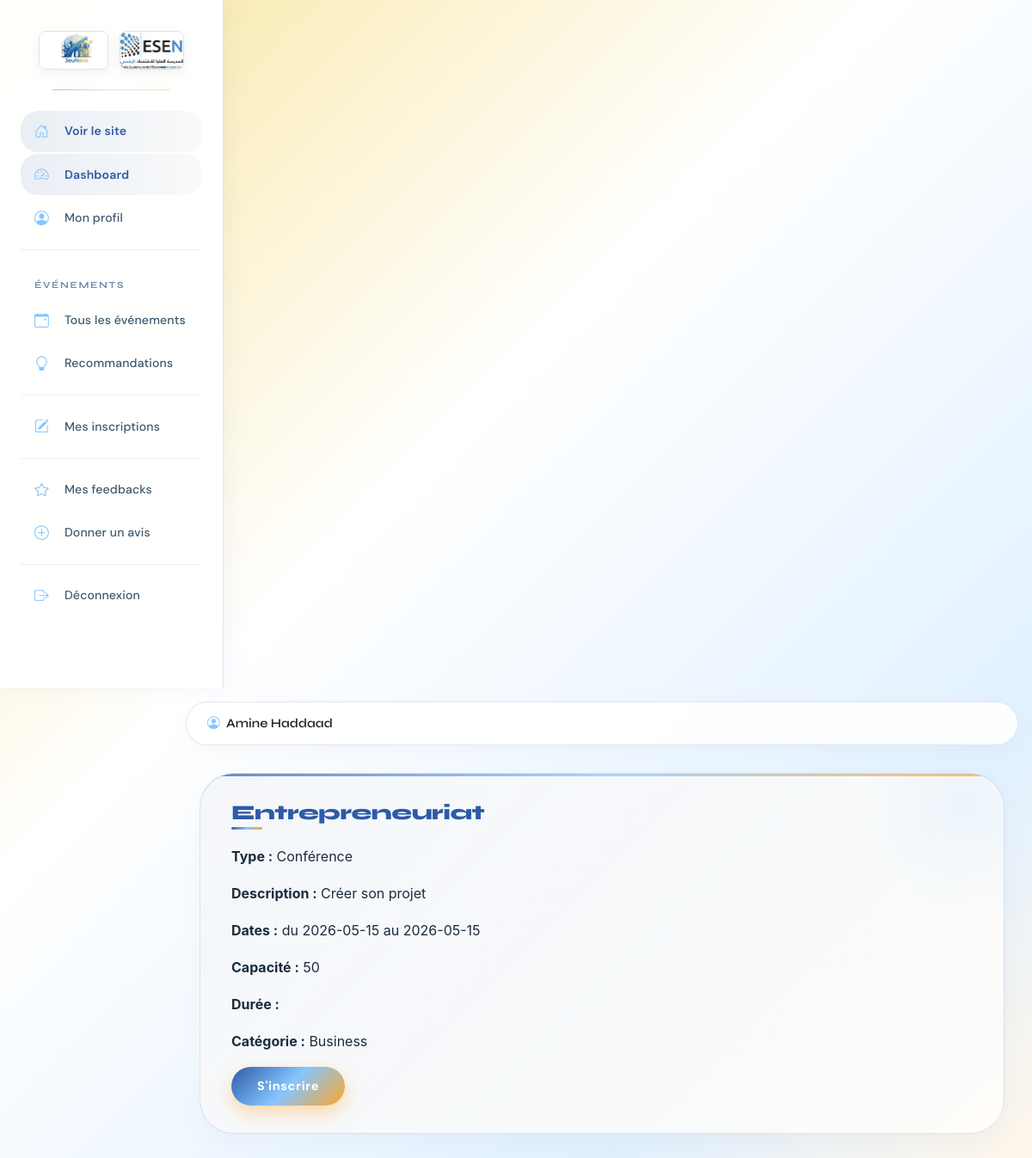
The page /participant/evenements/details.php?id=5 (signed in) on the database its author committed.
### tables this page shows
CREATE TABLE `participant` (
  `id_user` int(11) NOT NULL,
  `niveau` varchar(50) DEFAULT NULL,
  `centre_interet` text DEFAULT NULL
);

CREATE TABLE `utilisateur` (
  `id_user` int(11) NOT NULL,
  `nom` varchar(100) DEFAULT NULL,
  `prenom` varchar(100) DEFAULT NULL,
  `email` varchar(150) DEFAULT NULL,
  `mot_de_passe` varchar(255) NOT NULL
);

CREATE TABLE `evenement` (
  `id_event` int(11) NOT NULL,
  `titre` varchar(255) DEFAULT NULL,
  `type` varchar(100) DEFAULT NULL,
  `description` text DEFAULT NULL,
  `date_debut` date DEFAULT NULL,
  `date_fin` date DEFAULT NULL,
  `capacite` int(11) DEFAULT NULL,
  `is_actualite` tinyint(1) DEFAULT 0,
  `id_categorie` int(11) DEFAULT NULL,
  `id_responsable` int(11) DEFAULT NULL
);

CREATE TABLE `categorie` (
  `id_categorie` int(11) NOT NULL,
  `nom` varchar(100) DEFAULT NULL
);

### participant/config.php (called while the page is built, shortened)
<?php
function getParticipantInfo($pdo) {
    $stmt = $pdo->prepare("SELECT u.*, p.niveau, p.centre_interet
                           FROM Utilisateur u
                           JOIN Participant p ON u.id_user = p.id_user
                           WHERE u.id_user = ?");
    $stmt->execute([$_SESSION['user_id']]);
    return $stmt->fetch();
}
?>

### participant/evenements/details.php (the view, shortened to what this page needs)
<?php
require_once '../includes/header.php';
$id = $_GET['id'] ?? 0;
$stmt = $pdo->prepare("SELECT e.*, c.nom as categorie FROM Evenement e LEFT JOIN Categorie c ON e.id_categorie = c.id_categorie WHERE e.id_event = ?");
$stmt->execute([$id]);
$event = $stmt->fetch();
?>
<div class="responsible-card">
    <h2><?= htmlspecialchars($event['titre']) ?></h2>
    <p><strong>Type :</strong> <?= htmlspecialchars($event['type']) ?></p>
    <p><strong>Description :</strong> <?= nl2br(htmlspecialchars($event['description'])) ?></p>
    <p><strong>Dates :</strong> du <?= $event['date_debut'] ?> au <?= $event['date_fin'] ?></p>
    <p><strong>Capacité :</strong> <?= $event['capacite'] ?></p>
    <p><strong>Durée :</strong> <?= htmlspecialchars($event['duree']) ?></p>
    <p><strong>Catégorie :</strong> <?= htmlspecialchars($event['categorie'] ?? 'Non catégorisé') ?></p>
    <a href="../inscriptions/add.php?id=<?= $event['id_event'] ?>" class="btn btn-submit">S'inscrire</a>
</div>
<?php require_once '../includes/footer.php'; ?>

### participant/includes/header.php (shortened to what this page needs)
<?php
require_once __DIR__ . '/../config.php';
$info = getParticipantInfo($pdo);
?>
<!DOCTYPE html>
<html lang="fr">
<head>
    <link href="https://cdn.jsdelivr.net/npm/bootstrap@5.3.0-alpha1/dist/css/bootstrap.min.css" rel="stylesheet">
    <link href="https://cdn.jsdelivr.net/npm/bootstrap-icons@1.11.3/font/bootstrap-icons.min.css" rel="stylesheet">
    <link href="/jeunova/css/style.css" rel="stylesheet">
    <link href="/jeunova/css/responsable-style.css" rel="stylesheet">
</head>
<body>
<div class="container-fluid">
    <div class="row">
        <div class="col-md-3 col-lg-2 px-0 sidebar" id="sidebar">
            <div class="p-3">
                <div class="text-center mb-4">
                    <a href="/jeunova/index.php" class="logo-3d">
                        <img src="/jeunova/images/logo.jfif" alt="JeuNova" height="45" class="rounded-3 border">
                    </a>
                    <a href="/jeunova/index.php" class="logo-3d ms-2">
                        <img src="/jeunova/images/esen.jfif" alt="ESEN" height="45" class="rounded-3 border">
                    </a>
                </div>
                <div class="nav flex-column">
                    <div class="nav-item"><a href="/jeunova/index.php" target="_blank"><i class="bi bi-house-door me-2"></i> Voir le site</a></div>
                    <div class="nav-item"><a href="/jeunova/participant/index.php"><i class="bi bi-speedometer2 me-2"></i> Dashboard</a></div>
                    <div class="nav-item"><a href="/jeunova/participant/profil.php"><i class="bi bi-person-circle me-2"></i> Mon profil</a></div>
                    <hr>
                    <div class="nav-item"><strong>Événements</strong></div>
                    <div class="nav-item"><a href="/jeunova/participant/evenements/list.php"><i class="bi bi-calendar-event me-2"></i> Tous les événements</a></div>
                    <div class="nav-item"><a href="/jeunova/participant/recommendations/suggestions.php"><i class="bi bi-lightbulb me-2"></i> Recommandations</a></div>
                    <hr>
                    <div class="nav-item"><a href="/jeunova/participant/inscriptions/mes_inscriptions.php"><i class="bi bi-pencil-square me-2"></i> Mes inscriptions</a></div>
                    <hr>
                    <div class="nav-item"><a href="/jeunova/participant/feedback/mes_feedbacks.php"><i class="bi bi-star me-2"></i> Mes feedbacks</a></div>
                    <div class="nav-item"><a href="/jeunova/participant/feedback/add.php"><i class="bi bi-plus-circle me-2"></i> Donner un avis</a></div>
                    <hr>
                    <div class="nav-item"><a href="/jeunova/participant/logout.php"><i class="bi bi-box-arrow-right me-2"></i> Déconnexion</a></div>
                </div>
            </div>
        </div>
        <div class="col-md-9 col-lg-10 ms-sm-auto px-0">
            <div class="navbar-top p-3 d-flex justify-content-between align-items-center">
                <div class="fw-semibold text-dark">
                    <i class="bi bi-person-circle me-1"></i> <?= htmlspecialchars($info['prenom'] . ' ' . $info['nom']) ?>
                </div>
            </div>
            <div class="container-fluid p-3">

### css/style.css (style rules this page uses)
:root { --primary: #3b82f6; --primary-dark: #2563eb; --secondary: #8b5cf6; --accent: #06b6d4; --dark: #0f172a; --light-bg: #f8fafc; --glass: rgba(255, 255, 255, 0.95); }
* { font-family: 'Inter', sans-serif; margin: 0; padding: 0; box-sizing: border-box; }
body { background: var(--light-bg); color: var(--dark); scroll-behavior: smooth; overflow-x: hidden; }
.btn-submit { background: linear-gradient(90deg, var(--primary), var(--secondary)); border: none; border-radius: 40px; padding: 12px 32px; font-weight: 600; transition: all 0.3s; box-shadow: 0 8px 20px -6px var(--primary); color: white; }

### rows shown on the page
participant: id_user.nom "Amine Haddaad"
evenement: titre "Entrepreneuriat", type "Conférence", description "Créer son projet", date_debut "2026-05-15", date_fin "2026-05-15", capacite "50", id_categorie.nom "Business"
